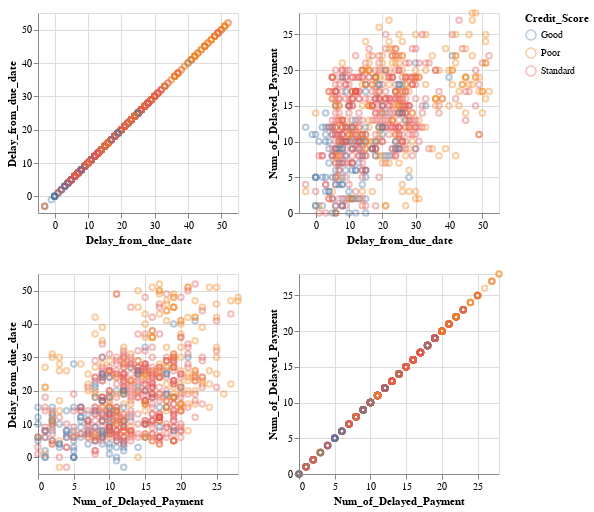

Notebook code cell kept with this figure:
### Markdown cell above
### Visualizing Data - Distribution of Predictor Variables

### Code cell
# initializing list of predictors
predictors = ["Delay_from_due_date", "Num_of_Delayed_Payment"]

# visualizing training data

# removing outliers - just for the visualization
def remove_outliers(column):
    Q1 = column.quantile(0.25)
    Q3 = column.quantile(0.75)
    IQR = Q3 - Q1
    return (column >= Q1 - 1.5 * IQR) & (column <= Q3 + 1.5 * IQR)

# Apply outlier removal to each column
for col in predictors:
    train = train[remove_outliers(train[col])]

train_pairplot = alt.Chart(train).mark_point(opacity=0.4).encode(
    alt.X(alt.repeat("row"), type="quantitative"),
    alt.Y(alt.repeat("column"), type="quantitative"),
    color = alt.Color("Credit_Score").title("Credit_Score")
).properties(
    width=200,
    height=200
).repeat(
    column=predictors,
    row=predictors
)

train_pairplot

### Figure 1 — Vega-Lite specification as saved in the notebook (floating-point values rounded to 4 significant figures; data arrays with more than 128 entries replaced by an {"elided": "..."} marker saying what was removed)
{"config": {"view": {"continuousWidth": 300, "continuousHeight": 300}}, "repeat": {"column": ["Delay_from_due_date", "Num_of_Delayed_Payment"], "row": ["Delay_from_due_date", "Num_of_Delayed_Payment"]}, "spec": {"data": {"name": "data-b2e3bbae3eb54d6ca5a7c9064a1bc706"}, "mark": {"type": "point", "opacity": 0.4}, "encoding": {"color": {"field": "Credit_Score", "title": "Credit_Score", "type": "nominal"}, "x": {"field": {"repeat": "row"}, "type": "quantitative"}, "y": {"field": {"repeat": "column"}, "type": "quantitative"}}, "height": 200, "width": 200}, "$schema": "https://vega.github.io/schema/vega-lite/v5.16.3.json", "datasets": {"data-b2e3bbae3eb54d6ca5a7c9064a1bc706": {"elided": "694 records"}}}
